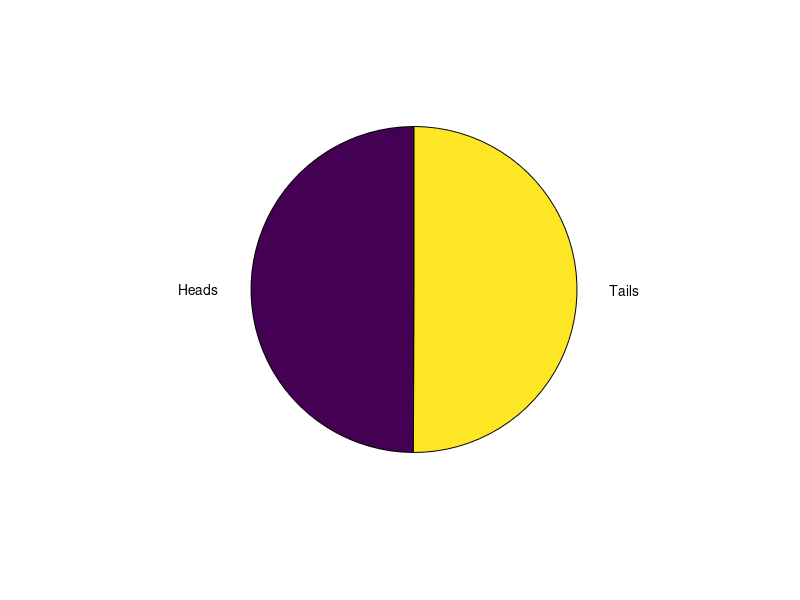
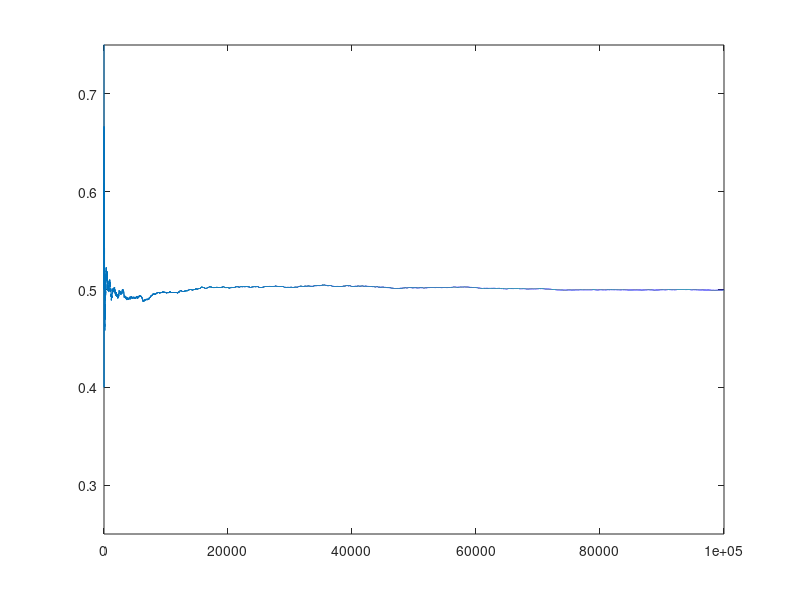

Source code (MATLAB) for these figures, in order:
% simulate a coin toss

n = 100000;
x = (rand(1,n) < 0.5);

heads = 0;
tails = 0;

for k=1 : length(x)
    if x(k) == 1
        heads = heads + 1;
    elseif x(k) == 0
        tails = tails + 1;
    end
end

pie([heads, tails],{'Heads','Tails'})

figure;
y = cumsum(x)./[1:n];
plot(y);
axis([0 n 0.25 0.75]);